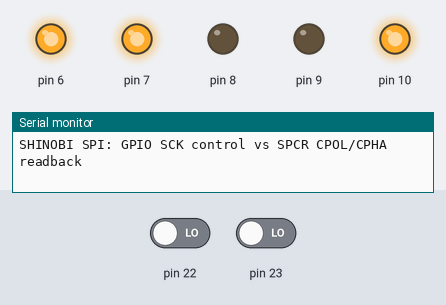
Simulated run of this sketch. Board: Arduino Uno, built with avr-gcc and run on an emulated ATmega328P. Parts: output pins drawn as LEDs (lit = HIGH), the last lines printed to the serial monitor. Inputs (shaded band) come from the test bench; at power-on: pin 22 LOW, pin 23 LOW. Pins used as bus, display or sensor lines are not drawn.

Above: at 0.7 s.
At 1.22 s:
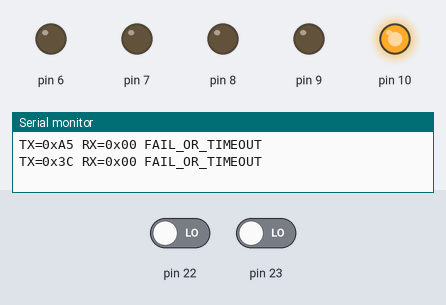
At 2.0 s:
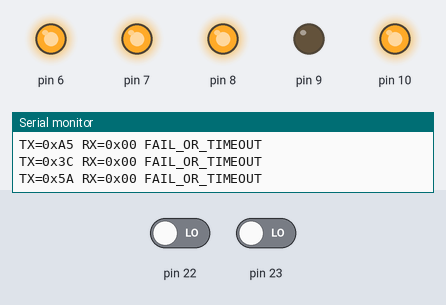
At 3.4 s:
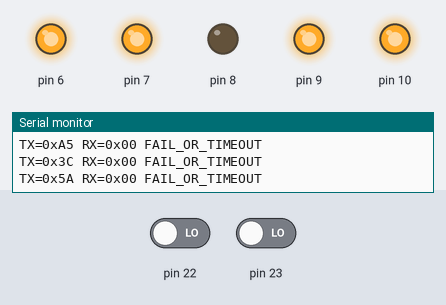
At 4.7 s:
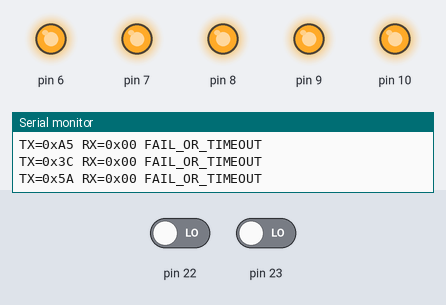
At 5.4 s:
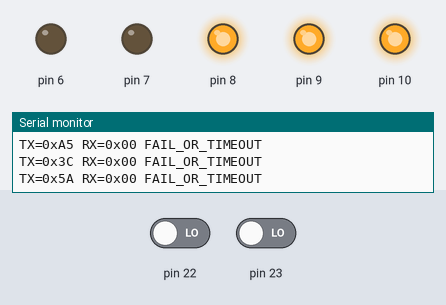
Timing chart, 0 to 7.6 s (numbered marks = the images above):
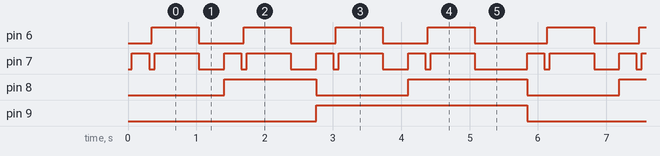

The sketch:

sketch.ino
```cpp
// (licence header left out)
#ifndef F_CPU
#define F_CPU 16000000UL
#endif
#include <avr/io.h>
#include <util/delay.h>
#include <stdint.h>

namespace {
constexpr uint16_t kUartDiv = 103;  // 9600 bps @ 16MHz, normal speed.
constexpr uint16_t kPollLimit = 60000;
constexpr uint8_t kTx[3] = {0xA5, 0x3C, 0x5A};

void tx_char(char c) {
  while (!(UCSR0A & _BV(UDRE0))) {}
  UDR0 = static_cast<uint8_t>(c);
}
void tx_text(const char* s) {
  while (*s) tx_char(*s++);
}
void tx_hex(uint8_t v) {
  const char h[] = "0123456789ABCDEF";
  tx_char(h[(v >> 4) & 0x0F]);
  tx_char(h[v & 0x0F]);
}
void tx_bit(bool v) {
  tx_char(v ? '1' : '0');
}
void tx_mode(uint8_t m) {
  tx_char(static_cast<char>('0' + m));
}
void uart_init() {
  UCSR0A = 0;
  UBRR0H = static_cast<uint8_t>(kUartDiv >> 8);
  UBRR0L = static_cast<uint8_t>(kUartDiv);
  UCSR0B = _BV(TXEN0);
  UCSR0C = _BV(UCSZ01) | _BV(UCSZ00);
}

void init_gpio() {
  // PB0/D8=MODE_LSB, PB1/D9=MODE_MSB, PB2/D10=SS
  // PB3/D11=MOSI, PB4/D12=MISO input, PB5/D13=SCK.
  PORTB |= _BV(PORTB2); // Hold hardware SS HIGH.
  DDRB |= _BV(DDB0) | _BV(DDB1) | _BV(DDB2) | _BV(DDB3) | _BV(DDB5);
  DDRB &= static_cast<uint8_t>(~_BV(DDB4));
  PORTB &= static_cast<uint8_t>(~_BV(PORTB4));
  // PD7/D7=WINDOW, PD6/D6=SPI_ENABLED marker.
  DDRD |= _BV(DDD6) | _BV(DDD7);
  PORTD &= static_cast<uint8_t>(~(_BV(PORTD6) | _BV(PORTD7)));
  SPCR = 0;
  SPSR &= static_cast<uint8_t>(~_BV(SPI2X));
}

bool sck_pin_high() {
  return (PINB & _BV(PINB5)) != 0;
}
void mark_window(bool on) {
  if (on) PORTD |= _BV(PORTD7);
  else PORTD &= static_cast<uint8_t>(~_BV(PORTD7));
}
void mark_spi(bool on) {
  if (on) PORTD |= _BV(PORTD6);
  else PORTD &= static_cast<uint8_t>(~_BV(PORTD6));
}
void mode_markers(uint8_t mode) {
  uint8_t bits = 0;
  if (mode & 1) bits |= _BV(PORTB0);
  if (mode & 2) bits |= _BV(PORTB1);
  PORTB = static_cast<uint8_t>((PORTB & ~(_BV(PORTB0) | _BV(PORTB1))) | bits);
}
uint8_t spi_config(uint8_t mode) {
  uint8_t ctrl = _BV(SPE) | _BV(MSTR) | _BV(SPR0); // F_CPU/16.
  if (mode & 2) ctrl |= _BV(CPOL);
  if (mode & 1) ctrl |= _BV(CPHA);
  return ctrl;
}
bool exchange(uint8_t tx, uint8_t& rx) {
  SPDR = tx;
  for (uint16_t i = 0; i < kPollLimit; ++i) {
    if (SPSR & _BV(SPIF)) {
      rx = SPDR;
      return true;
    }
  }
  return false;
}

void probe_mode(uint8_t mode) {
  PORTB |= _BV(PORTB2); // SS remains HIGH while measuring idle SCK.
  mode_markers(mode);

  // CONTROL: SPI disabled. Confirm the analyzer sees GPIO-controlled SCK HIGH.
  SPCR = 0;
  mark_spi(false);
  PORTB |= _BV(PORTB5);
  mark_window(true);        // D7 HIGH, D6 LOW = GPIO control.
  _delay_ms(250);
  const bool gpio_high = sck_pin_high();
  mark_window(false);

  // Release the positive control, return GPIO SCK LOW BEFORE SPI enables.
  PORTB &= static_cast<uint8_t>(~_BV(PORTB5));
  _delay_ms(40);

  // SPI control: independent SPCR readback and physical pin sample.
  const uint8_t requested = spi_config(mode);
  SPCR = requested;
  mark_spi(true);           // D6 HIGH = SPI enabled, D7 low outside window.
  _delay_ms(40);
  mark_window(true);        // D7 HIGH, D6 HIGH = SPI idle pre-window.
  _delay_ms(400);
  const uint8_t spcr_readback = SPCR;
  const bool spi_idle_pre = sck_pin_high();
  mark_window(false);

  // Group three SPI bytes under a single short SS LOW transaction.
  _delay_us(30);
  uint8_t rx[3] = {0, 0, 0};
  bool pass[3] = {false, false, false};
  PORTB &= static_cast<uint8_t>(~_BV(PORTB2)); // Assert SS.
  _delay_us(20);
  for (uint8_t i = 0; i < 3; ++i) {
    pass[i] = exchange(kTx[i], rx[i]);
  }
  _delay_us(20);
  PORTB |= _BV(PORTB2); // Release SS.

  // Observe SCK after data is complete, while SPI remains enabled.
  mark_window(true);
  _delay_ms(250);
  const bool spi_idle_post = sck_pin_high();
  mark_window(false);

  // Disable peripheral after the post-window. GPIO latch stays LOW.
  SPCR = 0;
  mark_spi(false);
  _delay_ms(20);

  // Print only after SS HIGH and outside all measurement windows.
  tx_text("MODE="); tx_mode(mode);
  tx_text(" REQUESTED_SPCR=0x"); tx_hex(requested);
  tx_text(" READBACK_SPCR=0x"); tx_hex(spcr_readback);
  tx_text(" READBACK_CPOL="); tx_bit((spcr_readback & _BV(CPOL)) != 0);
  tx_text(" READBACK_CPHA="); tx_bit((spcr_readback & _BV(CPHA)) != 0);
  tx_text(" GPIO_SCK="); tx_bit(gpio_high);
  tx_text(" SPI_IDLE_PRE="); tx_bit(spi_idle_pre);
  tx_text(" SPI_IDLE_POST="); tx_bit(spi_idle_post);
  tx_text("\r\n");
  for (uint8_t i = 0; i < 3; ++i) {
    tx_text("TX=0x"); tx_hex(kTx[i]);
    tx_text(" RX=0x"); tx_hex(rx[i]);
    tx_text(pass[i] && rx[i] == kTx[i] ? " LOOPBACK_PASS\r\n" : " FAIL_OR_TIMEOUT\r\n");
  }
  _delay_ms(120);
}
} // namespace

void setup() {
  uart_init();
  init_gpio();
  tx_text("SHINOBI SPI: GPIO SCK control vs SPCR CPOL/CPHA readback\r\n");
}
void loop() {
  for (uint8_t mode = 0; mode < 4; ++mode) {
    probe_mode(mode);
  }
  _delay_ms(400);
}
```

Measured:
- by itself, pin 6: repeats every 5.8 s: 3 × (LOW 0.66 s, HIGH 0.69 s), LOW 1.1 s, HIGH 0.69 s
- by itself, pin 8: repeats every 5.8 s: LOW 1.3 s, HIGH 1.7 s, LOW 1.3 s, HIGH 1.3 s
- by itself, pin 9: alternates HIGH for 3.1 s and LOW for 2.7 s
- by itself, pin 7: repeats every 5.8 s: LOW 0.08 s, HIGH 0.65 s, LOW 0.37 s, HIGH 0.25 s, LOW 0.08 s, HIGH 0.65 s, LOW 0.37 s, HIGH 0.25 s, LOW 0.08 s, HIGH 0.65 s, LOW 0.37 s, HIGH 0.25 s, LOW 0.08 s, HIGH 0.65 s, LOW 0.77 s, HIGH 0.25 s
